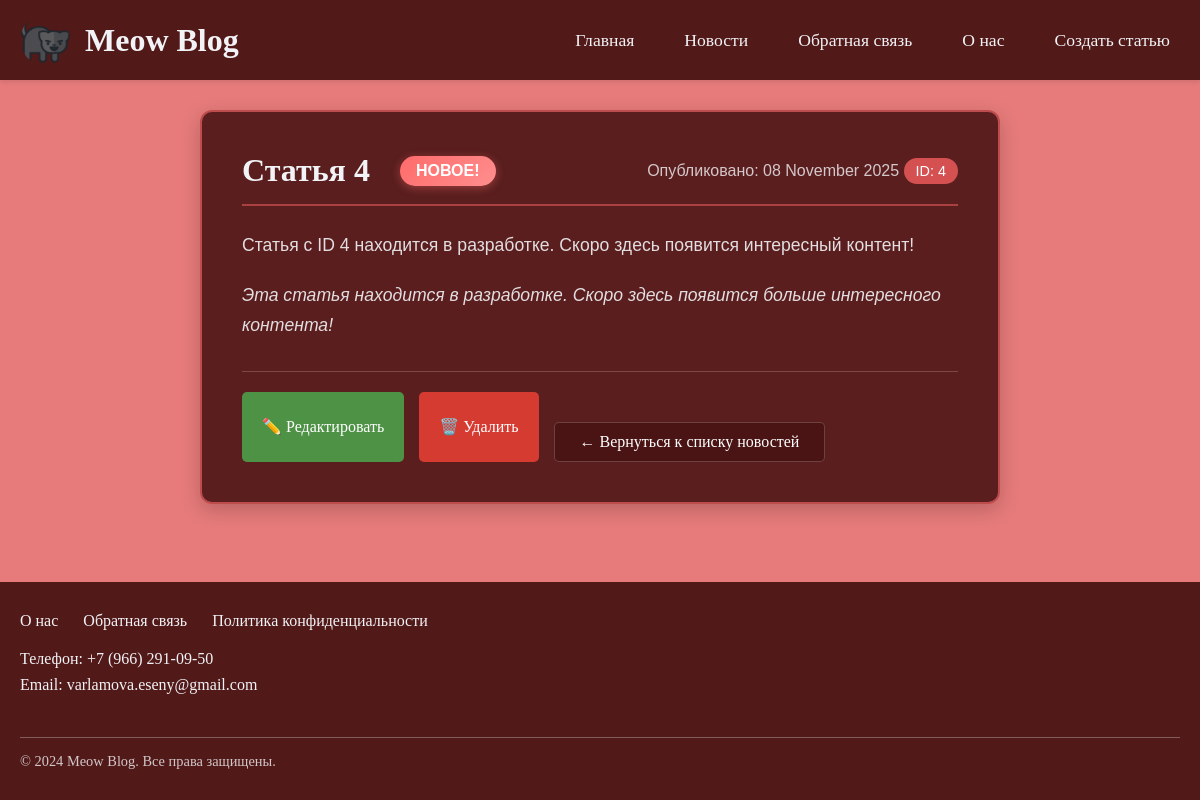
Page /news/4 on the earlier database version.
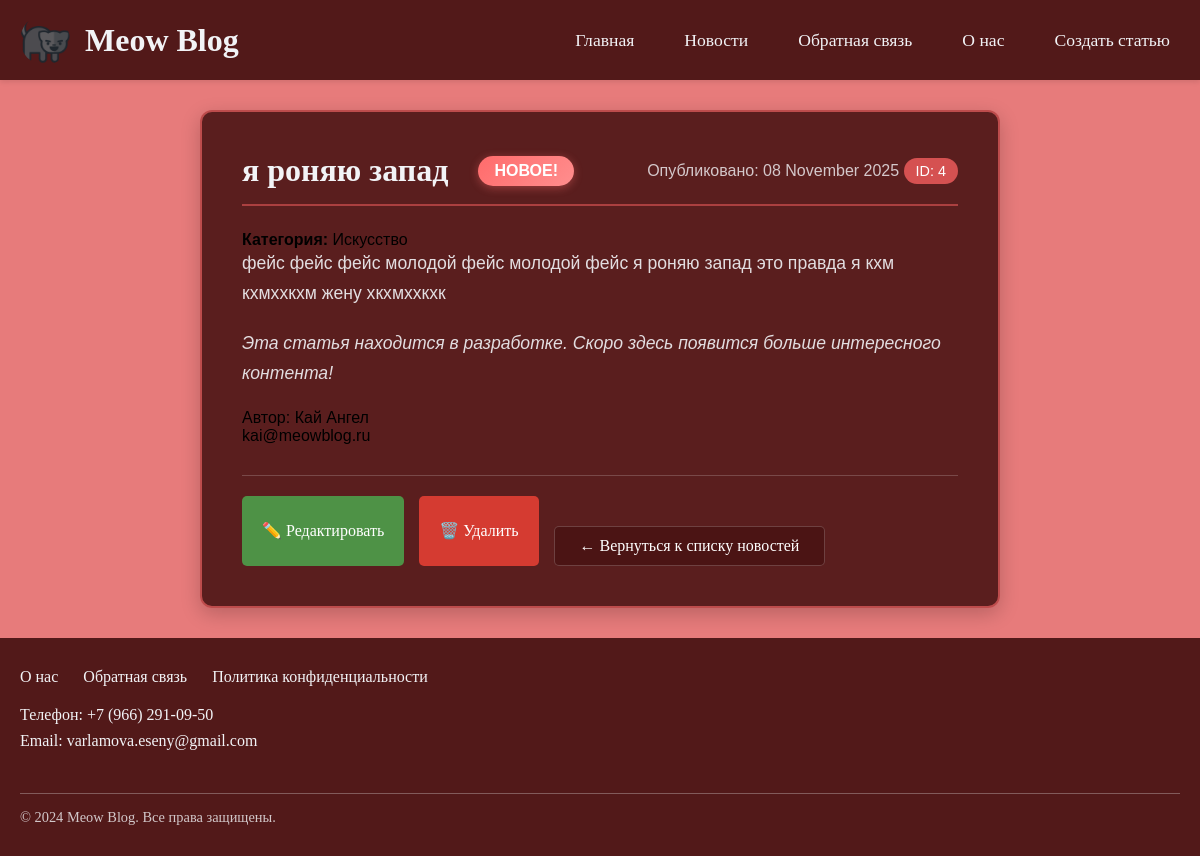
Same page on the later database version.
### main.py (models this page shows, shortened)
class Article(db.Model):
    __tablename__ = 'articles'
    id = db.Column(db.Integer, primary_key=True)
    title = db.Column(db.String(200), nullable=False)
    text = db.Column(db.Text, nullable=False)
    created_date = db.Column(db.DateTime, default=datetime.utcnow)
    category = db.Column(db.String(50), nullable=False, default='Разное')
    excerpt = db.Column(db.Text)
    user_id = db.Column(db.Integer, db.ForeignKey('users.id'), nullable=False)

### main.py (the view)
@app.route('/news/<int:id>')
def news_article(id):
    article = Article.query.get(id)
    if article:
        author = next((author for author in AUTHORS if author['id'] == article.user_id), None)
        return render_template('news_article.html',
                               article=article_to_dict(article),
                               author=author,
                               is_today_article=is_today_article,
                               current_date=date.today())
    else:
        return render_template('news_article.html',
                               article={'id': id, 'title': f'Статья {id}',
                                        'date': datetime.now().strftime('%d %B %Y'),
                                        'content': f'<p>Статья с ID {id} находится в разработке. Скоро здесь появится интересный контент!</p>'},
                               is_today_article=is_today_article,
                               current_date=date.today())

### main.py (called while the page is built)
def article_to_dict(article):
    local_created_date = article.created_date
    return {
        'id': article.id,
        'title': article.title,
        'date': local_created_date.strftime('%d %B %Y'),
        'excerpt': article.excerpt or article.text[:100] + '...',
        'content': f'<p>{article.text}</p>',
        'author_id': article.user_id,
        'category': article.category,
        'created_date_obj': local_created_date  # Добавляем объект даты для отладки
    }

def is_today_article(article_date):
    try:
        if isinstance(article_date, str):
            article_datetime = datetime.strptime(article_date, '%d %B %Y')
            return article_datetime.date() == date.today()
        elif isinstance(article_date, datetime):
            return article_date.date() == date.today()
        return False
    except (ValueError, AttributeError) as e:
        print(f"Ошибка при проверке даты: {e}")
        return False

### templates/news_article.html (shortened to what this page needs)
{% extends "base.html" %}
{% block content %}
<div class="article-detail {% if is_today_article(article.date) %}today{% endif %}">
    <div class="article-header">
        <div class="article-title-wrapper">
            <h1>{{ article.title }}</h1>
            {% if is_today_article(article.date) %}
            <span class="new-badge new-badge-large">Новое!</span>
            {% endif %}
        </div>
        <div class="article-info">
            <span class="article-date {% if is_today_article(article.date) %}today{% endif %}">
                Опубликовано: {{ article.date }}
            </span>
            <span class="article-id">ID: {{ article.id }}</span>
        </div>
    </div>
    {% if article.category %}
    <div class="article-category">
        <strong>Категория:</strong> {{ article.category }}
    </div>
    {% endif %}
    <div class="article-content">
        {{ article.content|safe }}
        {% if article.id > 3 %}
        <div class="article-notice">
            <p><em>Эта статья находится в разработке. Скоро здесь появится больше интересного контента!</em></p>
        </div>
        {% endif %}
    </div>
    {% if author %}
    <div class="article-author">
        <div class="author-info">
            <div class="author-name">Автор: {{ author.name }}</div>
            <div class="author-email">{{ author.email }}</div>
        </div>
    </div>
    {% endif %}
    <div class="article-actions">
        <a href="{{ url_for('edit_article', id=article.id) }}" class="edit-btn">✏️ Редактировать</a>
        <a href="{{ url_for('delete_article', id=article.id) }}" class="delete-btn"
           onclick="return confirm('Вы уверены, что хотите удалить эту статью?')">🗑️ Удалить</a>
        <a href="{{ url_for('news') }}" class="back-to-news">← Вернуться к списку новостей</a>
    </div>
</div>
{% endblock %}

Differences in the rows shown:
added Article: title "я роняю запад", category "Искусство", content "фейс фейс фейс молодой фейс молодой фейс я роняю запад это правда я кхм кхмххкхм жену хкхмххкхк"
Other differences:
{{ author.name }}: (not shown) → "Кай Ангел"
{{ author.email }}: (not shown) → "kai@meowblog.ru"
{{ article.title }}: "Статья 4" → (not shown)
{{ article.content|safe }}: "Статья с ID 4 находится в разработке. Скоро здесь появится интересный контент!" → (not shown)
text now shown: "Категория: Автор:"
